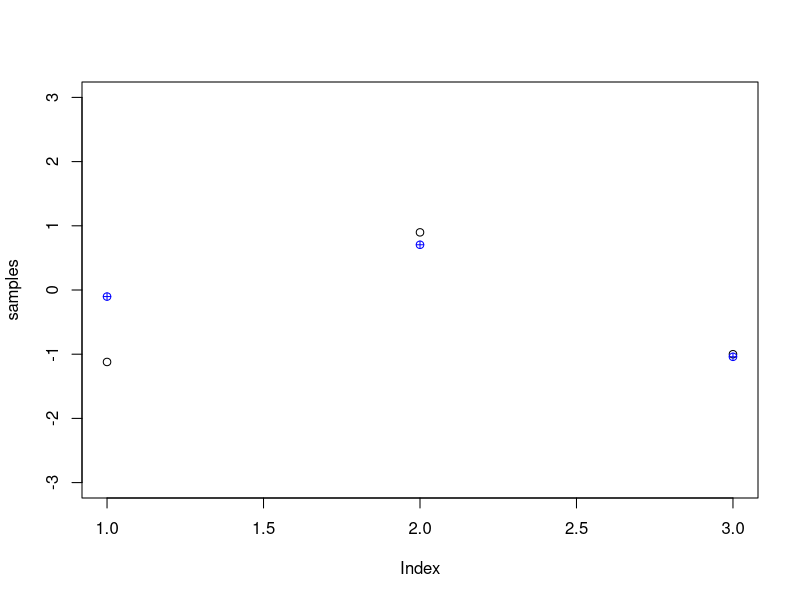

Write R code to recreate this figure.
#Script to experiment with covariances known.



#Script to apply the three point gradient descent
library(MASS)
#set.seed(7)
#Defining the values of gamma
gamma1=0.1;gamma2=0.1;gamma3=-0.9

covMatrix=matrix(c(1,gamma1,gamma2,gamma1,1,gamma3,gamma2,gamma3,1),ncol=3)

samples=mvrnorm(1,rep(0,3),covMatrix)
#plot(samples)

##By doing the analysis we have 3 system of 2 by 2
#Equations to solve for the values of a,b,c
#See file GaussianCovFreeIdeas.xoj page 2


#Creating the systems of equations to solve for a b c

M1=matrix(c(1,gamma3,gamma3,1),ncol=2,byrow=T) #Matrix for a,b
b1=matrix(c(gamma1,gamma2),ncol=1)

M2=matrix(c(1,gamma2,gamma2,1),ncol=2,byrow=T) #Matrix for c,d
b2=matrix(c(gamma1,gamma3),ncol=1)

M3=matrix(c(1,gamma1,gamma1,1),ncol=2,byrow=T) #Matrix for e,f
b3=matrix(c(gamma2,gamma3),ncol=1)

#Finding the values for a,b,c,...
ab=solve(M1,b1)
cd=solve(M2,b2)
ef=solve(M3,b3)

#linear estimates
x1=ab[1,1]*samples[2]+ab[2,1]*samples[3]
x2=cd[1,1]*samples[1]+cd[2,1]*samples[3]
x3=ef[1,1]*samples[1]+ef[2,1]*samples[2]


#################Up to this point we haven't used any information of GP #######################





#Plotting the real samples with the linear estimates
plot(samples,ylim=c(-3,3))
points(c(x1,x2,x3),pch=10,col='blue')
